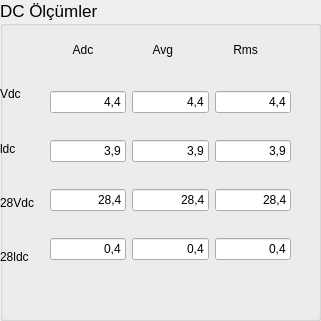
     <widget class="QGroupBox" name="Dcolcumler">
      <property name="geometry">
       <rect>
        <x>30</x>
        <y>30</y>
        <width>321</width>
        <height>321</height>
       </rect>
      </property>
      <property name="font">
       <font>
        <pointsize>13</pointsize>
        <italic>false</italic>
        <bold>false</bold>
       </font>
      </property>
      <property name="toolTip">
       <string/>
      </property>
      <property name="title">
       <string>DC Ölçümler</string>
      </property>
      <widget class="QWidget" name="layoutWidget">
       <property name="geometry">
        <rect>
         <x>0</x>
         <y>70</y>
         <width>51</width>
         <height>211</height>
        </rect>
       </property>
       <layout class="QVBoxLayout" name="verticalLayout">
        <item>
         <widget class="QLabel" name="Vdc">
          <property name="font">
           <font>
            <pointsize>9</pointsize>
            <italic>false</italic>
            <bold>false</bold>
           </font>
          </property>
          <property name="text">
           <string>Vdc</string>
          </property>
         </widget>
        </item>
        <item>
         <widget class="QLabel" name="ldc">
          <property name="font">
           <font>
            <pointsize>9</pointsize>
            <italic>false</italic>
            <bold>false</bold>
           </font>
          </property>
          <property name="text">
           <string>ldc</string>
          </property>
         </widget>
        </item>
        <item>
         <widget class="QLabel" name="Vdc28">
          <property name="font">
           <font>
            <pointsize>9</pointsize>
            <italic>false</italic>
            <bold>false</bold>
           </font>
          </property>
          <property name="text">
           <string>28Vdc</string>
          </property>
         </widget>
        </item>
        <item>
         <widget class="QLabel" name="ldc28">
          <property name="font">
           <font>
            <pointsize>9</pointsize>
            <italic>false</italic>
            <bold>false</bold>
           </font>
          </property>
          <property name="text">
           <string>28ldc</string>
          </property>
         </widget>
        </item>
       </layout>
      </widget>
      <widget class="QLabel" name="Adc">
       <property name="geometry">
        <rect>
         <x>60</x>
         <y>40</y>
         <width>63</width>
         <height>20</height>
        </rect>
       </property>
       <property name="font">
        <font>
         <pointsize>9</pointsize>
         <italic>false</italic>
         <bold>false</bold>
        </font>
       </property>
       <property name="text">
        <string>    Adc</string>
       </property>
      </widget>
      <widget class="QLabel" name="Avg">
       <property name="geometry">
        <rect>
         <x>140</x>
         <y>40</y>
         <width>63</width>
         <height>20</height>
        </rect>
       </property>
       <property name="font">
        <font>
         <pointsize>9</pointsize>
         <italic>false</italic>
         <bold>false</bold>
        </font>
       </property>
       <property name="text">
        <string>    Avg</string>
       </property>
      </widget>
      <widget class="QLabel" name="Rms">
       <property name="geometry">
        <rect>
         <x>220</x>
         <y>40</y>
         <width>63</width>
         <height>20</height>
        </rect>
       </property>
       <property name="font">
        <font>
         <pointsize>9</pointsize>
         <italic>false</italic>
         <bold>false</bold>
        </font>
       </property>
       <property name="layoutDirection">
        <enum>Qt::LeftToRight</enum>
       </property>
       <property name="text">
        <string>    Rms</string>
       </property>
       <property name="textFormat">
        <enum>Qt::AutoText</enum>
       </property>
      </widget>
      <widget class="QWidget" name="layoutWidget">
       <property name="geometry">
        <rect>
         <x>50</x>
         <y>70</y>
         <width>241</width>
         <height>211</height>
        </rect>
       </property>
       <layout class="QGridLayout" name="gridLayout">
        <item row="0" column="0">
         <widget class="QLineEdit" name="lineEdit_7">
          <property name="font">
           <font>
            <pointsize>9</pointsize>
            <italic>false</italic>
            <bold>false</bold>
           </font>
          </property>
          <property name="text">
           <string>4,4</string>
          </property>
          <property name="alignment">
           <set>Qt::AlignRight|Qt::AlignTrailing|Qt::AlignVCenter</set>
          </property>
         </widget>
        </item>
        <item row="0" column="1">
         <widget class="QLineEdit" name="lineEdit_8">
          <property name="font">
           <font>
            <pointsize>9</pointsize>
            <italic>false</italic>
            <bold>false</bold>
           </font>
          </property>
          <property name="text">
           <string>4,4</string>
          </property>
          <property name="alignment">
           <set>Qt::AlignRight|Qt::AlignTrailing|Qt::AlignVCenter</set>
          </property>
         </widget>
        </item>
        <item row="0" column="2">
         <widget class="QLineEdit" name="lineEdit_9">
          <property name="font">
           <font>
            <pointsize>9</pointsize>
            <italic>false</italic>
            <bold>false</bold>
           </font>
          </property>
          <property name="text">
           <string>4,4</string>
          </property>
          <property name="alignment">
           <set>Qt::AlignRight|Qt::AlignTrailing|Qt::AlignVCenter</set>
          </property>
         </widget>
        </item>
        <item row="1" column="0">
         <widget class="QLineEdit" name="lineEdit_4">
          <property name="font">
           <font>
            <pointsize>9</pointsize>
            <italic>false</italic>
            <bold>false</bold>
           </font>
          </property>
          <property name="text">
           <string>3,9</string>
          </property>
          <property name="alignment">
           <set>Qt::AlignRight|Qt::AlignTrailing|Qt::AlignVCenter</set>
          </property>
         </widget>
        </item>
        <item row="1" column="1">
         <widget class="QLineEdit" name="lineEdit_2">
          <property name="font">
           <font>
            <pointsize>9</pointsize>
            <italic>false</italic>
            <bold>false</bold>
           </font>
          </property>
          <property name="text">
           <string>3,9</string>
          </property>
          <property name="alignment">
           <set>Qt::AlignRight|Qt::AlignTrailing|Qt::AlignVCenter</set>
          </property>
         </widget>
        </item>
        <item row="1" column="2">
         <widget class="QLineEdit" name="lineEdit_5">
          <property name="font">
           <font>
            <pointsize>9</pointsize>
            <italic>false</italic>
            <bold>false</bold>
           </font>
          </property>
          <property name="text">
           <string>3,9</string>
          </property>
          <property name="alignment">
           <set>Qt::AlignRight|Qt::AlignTrailing|Qt::AlignVCenter</set>
          </property>
         </widget>
        </item>
        <item row="2" column="0">
         <widget class="QLineEdit" name="lineEdit">
          <property name="font">
           <font>
            <pointsize>9</pointsize>
            <italic>false</italic>
            <bold>false</bold>
           </font>
          </property>
          <property name="text">
           <string>28,4</string>
          </property>
          <property name="alignment">
           <set>Qt::AlignRight|Qt::AlignTrailing|Qt::AlignVCenter</set>
          </property>
         </widget>
        </item>
        <item row="2" column="1">
         <widget class="QLineEdit" name="lineEdit_3">
          <property name="font">
           <font>
            <pointsize>9</pointsize>
            <italic>false</italic>
            <bold>false</bold>
           </font>
          </property>
          <property name="text">
           <string>28,4</string>
          </property>
          <property name="alignment">
           <set>Qt::AlignRight|Qt::AlignTrailing|Qt::AlignVCenter</set>
          </property>
         </widget>
        </item>
        <item row="2" column="2">
         <widget class="QLineEdit" name="lineEdit_6">
          <property name="font">
           <font>
            <pointsize>9</pointsize>
            <italic>false</italic>
            <bold>false</bold>
           </font>
          </property>
          <property name="text">
           <string>28,4</string>
          </property>
          <property name="alignment">
           <set>Qt::AlignRight|Qt::AlignTrailing|Qt::AlignVCenter</set>
          </property>
         </widget>
        </item>
        <item row="3" column="0">
         <widget class="QLineEdit" name="lineEdit_10">
          <property name="font">
           <font>
            <pointsize>9</pointsize>
            <italic>false</italic>
            <bold>false</bold>
           </font>
          </property>
          <property name="text">
           <string>0,4</string>
          </property>
          <property name="alignment">
           <set>Qt::AlignRight|Qt::AlignTrailing|Qt::AlignVCenter</set>
          </property>
         </widget>
        </item>
        <item row="3" column="1">
         <widget class="QLineEdit" name="lineEdit_11">
          <property name="font">
           <font>
            <pointsize>9</pointsize>
            <italic>false</italic>
            <bold>false</bold>
           </font>
          </property>
          <property name="text">
           <string>0,4</string>
          </property>
          <property name="alignment">
           <set>Qt::AlignRight|Qt::AlignTrailing|Qt::AlignVCenter</set>
          </property>
         </widget>
        </item>
        <item row="3" column="2">
         <widget class="QLineEdit" name="lineEdit_12">
          <property name="font">
           <font>
            <pointsize>9</pointsize>
            <italic>false</italic>
            <bold>false</bold>
           </font>
          </property>
          <property name="text">
           <string>0,4</string>
          </property>
          <property name="alignment">
           <set>Qt::AlignRight|Qt::AlignTrailing|Qt::AlignVCenter</set>
          </property>
         </widget>
        </item>
       </layout>
      </widget>
     </widget>
